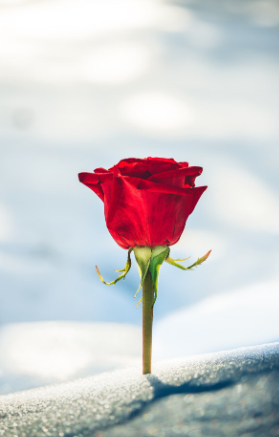
#> input picture Assignment ( Week 11 )/Dataset/2.png, 279 x 437 px
$ jupyter execute 'Custom Vision Model Development.ipynb'
#> lines starting #> are read from the running program, lines starting #| are printed output that depends on the picture
### Credential's

#### Name : Mayank Anand
#### Email : mayankanand2701@gmail.com

### Part 1

### Part 2

[cell 1]
import matplotlib.pyplot as plt
import cv2 as cv

[cell 2]
img1 = plt.imread('Dataset/2.png')
#> img1 is the input picture: shape (437, 279, 4) float32; mean R, G, B, A 0.813, 0.803, 0.811, 1
img1

[cell 3]
plt.imshow(img1)

[cell 4]
plt.hist(img1.ravel(), bins=256, range=(0.0, 1.0), fc='k', ec='k')
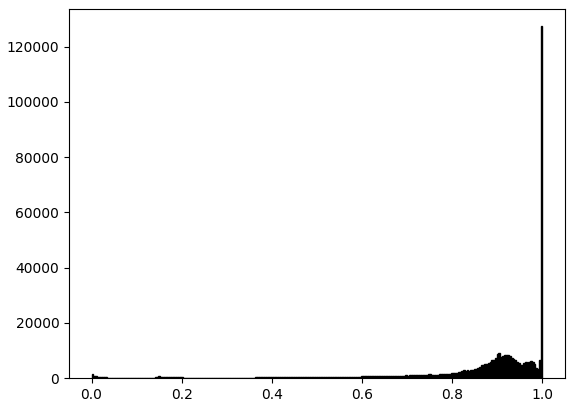
#> figure drawn by matplotlib, 1 panel; tallest bar 127355 high, from x = 0.996 to 1

[cell 5]
# load an image in grayscale mode
imgGray1 = cv.imread('3.png',0)
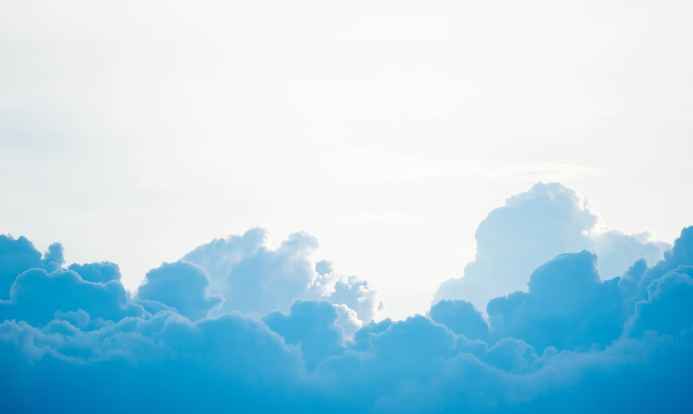
#> input picture Assignment ( Week 11 )/Dataset/3.png, 693 x 414 px, found by its file name
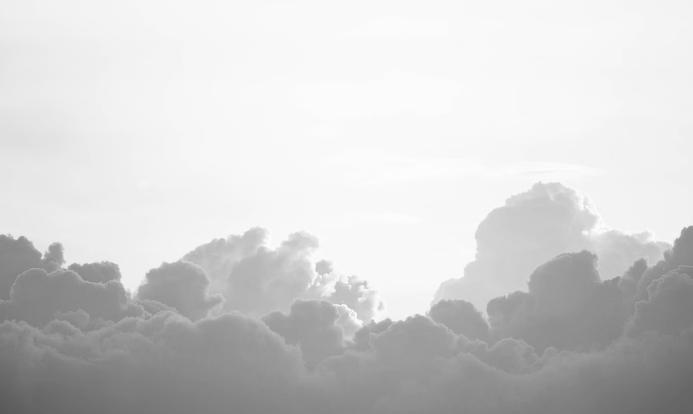
#> imgGray1: shape (414, 693); min 87, max 254, mean 208.9

# calculate frequency of pixels in range 0-255
histogram = cv.calcHist([imgGray1],[0],None,[256],[0,256])
#> histogram = 256 values, max 30057 at index 248, min 0 at index 0, mean 1120.7
plt.plot(histogram)
plt.show()
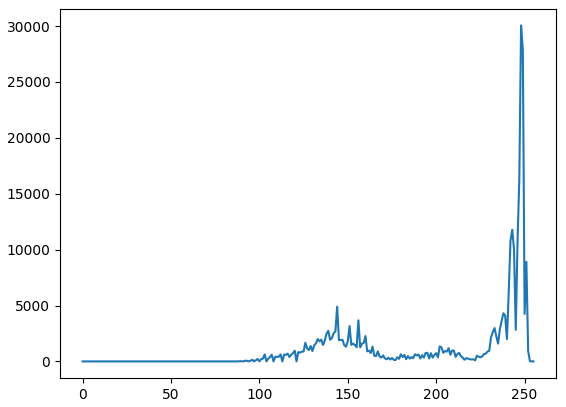
#> figure drawn by matplotlib, 1 panel; curve peaks at x = 248, y = 30057
